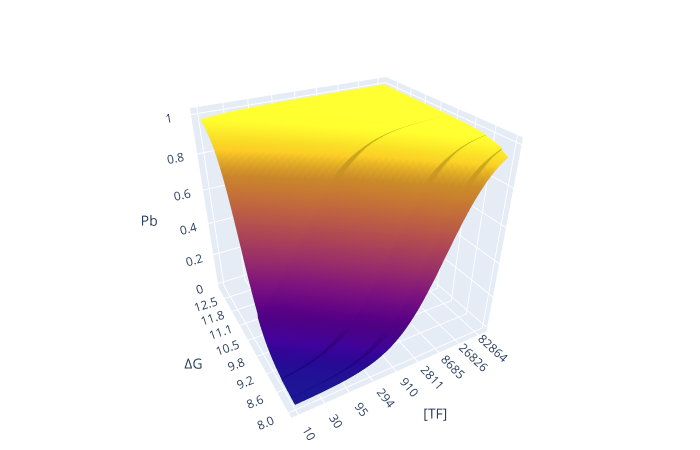

The notebook cell saved with this chart:
### Code cell
#collapse
# plot fraction bound as a function of concentration and binding energy

TF_concentration_array = np.logspace(1, 5)
ΔG_array = np.logspace(*np.log10([8, 13]))
TF_concs_matrix, ΔG_matrix = np.meshgrid(TF_concentration_array, ΔG_array)

z_data = pd.DataFrame(fraction_bound(TF_concs_matrix, ΔG_matrix), index=ΔG_array, columns=TF_concentration_array).rename_axis('ΔG').T.rename_axis('[TF]')

fig = go.Figure(data=[go.Surface(x=TF_concentration_array.astype(int).astype(str), y=ΔG_array.round(1).astype(str), z=z_data.values)])

fig.update_layout(
    title='',
    autosize=False,
    width=700,
    margin=dict(r=20, l=10, b=10, t=10),
    scene = dict(
        xaxis_title='[TF]',
        yaxis_title='ΔG',
        zaxis_title='Pb'),
    scene_camera = dict(eye=dict(x=-1, y=-1.8, z=1.25)))

fig.update_traces(showscale=False)

fig.show()

### Figure 1 — Plotly figure (JSON) as saved in the notebook; plotly's stock layout.template omitted (floating-point values rounded to 4 significant figures; data arrays with more than 128 entries replaced by an {"elided": "..."} marker saying what was removed)
{"data": [{"showscale": false, "type": "surface", "x": ["10", "12", "14", "17", "21", "25", "30", "37", "44", "54", "65", "79", "95", "115", "138", "167", "202", "244", "294", "355", "429", "517", "625", "754", "910", "1098", "1325", "1599", "1930", "2329", "2811", "3393", "4094", "4941", "5963", "7196", "8685", "10481", "12648", "15264", "18420", "22229", "26826", "32374", "39069", "47148", "56898", "68664", "82864", "100000"], "y": ["8.0", "8.1", "8.2", "8.2", "8.3", "8.4", "8.5", "8.6", "8.7", "8.7", "8.8", "8.9", "9.0", "9.1", "9.2", "9.3", "9.4", "9.5", "9.6", "9.7", "9.8", "9.9", "9.9", "10.0", "10.1", "10.2", "10.4", "10.5", "10.6", "10.7", "10.8", "10.9", "11.0", "11.1", "11.2", "11.3", "11.4", "11.5", "11.7", "11.8", "11.9", "12.0", "12.1", "12.2", "12.4", "12.5", "12.6", "12.7", "12.9", "13.0"], "z": {"elided": "50x50 float values"}}], "layout": {"autosize": false, "height": 450, "margin": {"b": 10, "l": 10, "r": 20, "t": 10}, "scene": {"aspectmode": "auto", "aspectratio": {"x": 1.032, "y": 0.9689, "z": 1}, "camera": {"eye": {"x": -1, "y": -1.8, "z": 1.25}}, "xaxis": {"title": {"text": "[TF]"}, "type": "category"}, "yaxis": {"title": {"text": "ΔG"}, "type": "category"}, "zaxis": {"title": {"text": "Pb"}, "type": "linear"}}, "title": {"text": ""}, "width": 700}}
